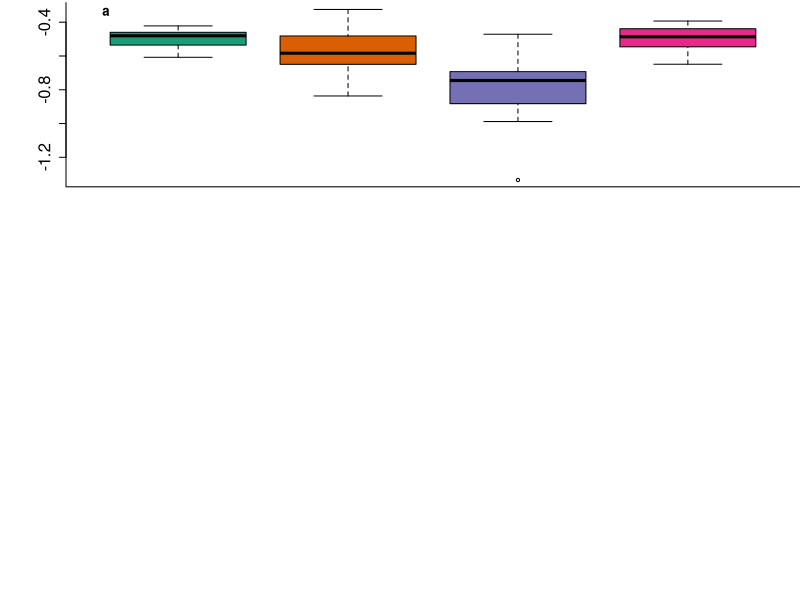

The R source for this figure: (Note: this script raises an error after producing the figure.)
# code for making Figure 4

library(RColorBrewer)

# read in trait data

wsg <- read.table("./Data/Wood density Fig 4a.txt", sep = "\t", header = TRUE)
lma <- read.table("./Data/LMA Fig 4b.txt", sep = "\t", header = TRUE)
sm <- read.table("./Data/Seed mass Fig 4c.txt", sep = "\t", header = TRUE)

# order mode levels
levels(wsg$mode)<-c('Understory', 'Transient', 'Canopy', 'Large Canopy')
levels(lma$mode)<-c('Understory', 'Transient', 'Canopy', 'Large Canopy')
levels(sm$mode)<-c('Understory', 'Transient', 'Canopy', 'Large Canopy')

# choose palette
cols <- brewer.pal(4, "Dark2")

# Make figure

par(mfrow = c(3, 1))

par(bty="L", mar=c(1,5,0.2,0))
boxplot(log(wsg$wsg)~wsg$mode, xlab="",xaxt='n', ann=FALSE, ylab="ln(Wood specific gravity)", col=cols, cex.axis=1.5, cex.lab=1.5)
title(main="a", font=2, adj=0.05, line=-1)
text("a",x=1.1, y=-0.2, cex=1)
text("b",x=2.1, y=-0.2, cex=1)
text("a",x=3.1, y=-0.2, cex=1)
text("c",x=4.1, y=-0.2, cex=1)

boxplot(lma$lma ~ lma$mode, xlab="", xlab="",xaxt='n', ann=FALSE, ylab = expression("LMA" ~
                                                                                        (g ~ m^{-2} ~ "")), col=cols, cex.axis=1.5, cex.lab=1.5)
title(main="b", font=2, adj=0.05, line=-1)

text("a", x=1.2, y=100, cex=1)
text("b", x=2.2, y=100, cex=1)
text("a", x=3.2, y=100, cex=1)
text("b", x=4.2, y=100, cex=1)

par(bty="L", mar=c(3,5,0.2,0))
boxplot(log(sm$seedmass)~sm$mode, xlab="", ylab="ln(Seed mass (g))", col=cols, cex.axis=1.5, cex.lab=1.5)
title(main="c", font=2, adj=0.05, line=-1)


